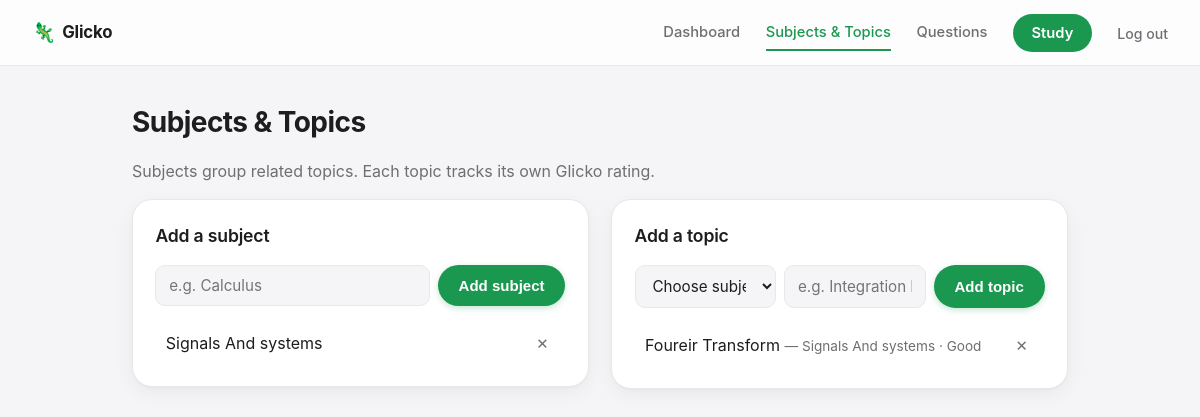
The page /manage (signed in) on the database its author committed.
### tables this page shows
CREATE TABLE subjects (
    id INTEGER PRIMARY KEY AUTOINCREMENT,
    user_id INTEGER REFERENCES users(id) ON DELETE CASCADE,
    name TEXT NOT NULL,
    UNIQUE(user_id, name)
);

CREATE TABLE topics (
    id INTEGER PRIMARY KEY AUTOINCREMENT,
    subject_id INTEGER NOT NULL REFERENCES subjects(id) ON DELETE CASCADE,
    name TEXT NOT NULL,
    rating REAL NOT NULL DEFAULT 1500,
    rd REAL NOT NULL DEFAULT 350,
    last_update TEXT,
    pending_results TEXT NOT NULL DEFAULT '[]',
    UNIQUE(subject_id, name)
);

### app.py (the view)
@app.route('/manage')
@login_required
def manage():
    uid = session['user_id']
    conn = db.get_db()
    subjects = conn.execute("SELECT * FROM subjects WHERE user_id = ? ORDER BY name", (uid,)).fetchall()
    topics = conn.execute(
        "SELECT topics.*, subjects.name AS subject_name FROM topics "
        "JOIN subjects ON subjects.id = topics.subject_id WHERE subjects.user_id = ? "
        "ORDER BY subjects.name, topics.name", (uid,)
    ).fetchall()
    conn.close()
    return render_template('manage.html', subjects=subjects, topics=topics)

### auth.py (called while the page is built)
def login_required(view):
    @wraps(view)
    def wrapped(*args, **kwargs):
        if not session.get('user_id'):
            return redirect(url_for('login', next=request.path))
        return view(*args, **kwargs)
    return wrapped

### db.py (called while the page is built)
def get_db():
    conn = sqlite3.connect(DB_PATH)
    conn.row_factory = sqlite3.Row
    conn.execute("PRAGMA foreign_keys = ON")
    return conn

### labels.py (called while the page is built)
def rating_label(rating):
    for lo, hi, label, css in TIERS:
        if lo <= rating < hi:
            return label, css
    return "Excellent", "tier-excellent"

### templates/manage.html (shortened to what this page needs)
{% extends "base.html" %}
{% block content %}
<h1>Subjects &amp; Topics</h1>
<p class="muted">Subjects group related topics. Each topic tracks its own Glicko rating.</p>
<div class="two-col">
  <section class="panel">
    <h2>Add a subject</h2>
    <form method="post" action="{{ url_for('add_subject') }}" class="inline-form">
      <input type="text" name="name" placeholder="e.g. Calculus" required>
      <button type="submit" class="btn btn-primary">Add subject</button>
    </form>
    <ul class="simple-list">
      {% for s in subjects %}
      <li>
        <span>{{ s.name }}</span>
        <form method="post" action="{{ url_for('delete_subject', subject_id=s.id) }}"
              onsubmit="return confirm('Delete this subject and all its topics/questions?');">
          <button type="submit" class="btn-icon" title="Delete">✕</button>
        </form>
      </li>
      {% else %}
      <li class="muted">No subjects yet.</li>
      {% endfor %}
    </ul>
  </section>
  <section class="panel">
    <h2>Add a topic</h2>
    <form method="post" action="{{ url_for('add_topic') }}" class="inline-form">
      <select name="subject_id" required>
        <option value="" disabled selected>Choose subject</option>
      </select>
      <input type="text" name="name" placeholder="e.g. Integration by parts" required>
      <button type="submit" class="btn btn-primary">Add topic</button>
    </form>
    <ul class="simple-list">
      {% for t in topics %}
      <li>
        <span>{{ t.name }} <span class="muted small">— {{ t.subject_name }} · {{ rating_label(t.rating)[0] }}</span></span>
        <form method="post" action="{{ url_for('delete_topic', topic_id=t.id) }}"
              onsubmit="return confirm('Delete this topic and all its questions?');">
          <button type="submit" class="btn-icon" title="Delete">✕</button>
        </form>
      </li>
      {% else %}
      <li class="muted">No topics yet.</li>
      {% endfor %}
    </ul>
  </section>
</div>
{% endblock %}

### static/style.css (style rules this page uses)
:root { --bg: #f5f5f7; --card: #ffffff; --text: #1d1d1f; --muted: #6e6e73; --border: #e8e8ea; --primary: #1a9850; --primary-dark: #147a40; --primary-light: #eaf8ef; --primary-tint: #d7f2e2; --red: #d92d20; --amber: #b45309; --green-deep: #0f5132; --radius-lg: 20px; --radius-md: 14px; --radius-sm: 10px; --shadow-card: 0 1px 2px rgba(0, 0, 0, 0.03), 0 6px 20px rgba(0, 0, 0, 0.05); --shadow-pop: 0 4px 10px rgba(0, 0, 0, 0.06), 0 14px 36px rgba(0, 0, 0, 0.08); }
* { box-sizing: border-box; }
body { margin: 0; font-family: -apple-system, BlinkMacSystemFont, 'SF Pro Text', 'Inter', sans-serif; background: var(--bg); color: var(--text); line-height: 1.5; -webkit-font-smoothing: antialiased; }
h1 { font-size: 1.75rem; font-weight: 700; letter-spacing: -0.02em; margin: 0 0 0.3rem; }
h2 { font-size: 1.1rem; font-weight: 600; letter-spacing: -0.01em; margin: 0 0 1rem; }
.muted { color: var(--muted); }
.small { font-size: 0.85rem; }
.two-col { display: grid; grid-template-columns: 1fr 1fr; gap: 1.4rem; align-items: start; }
.panel { background: var(--card); border: 1px solid var(--border); border-radius: var(--radius-lg); padding: 1.4rem; box-shadow: var(--shadow-card); }
.inline-form { display: flex; gap: 0.5rem; margin-bottom: 1rem; flex-wrap: wrap; }
.inline-form input, .inline-form select { flex: 1; min-width: 120px; }
input, select, textarea { font-family: inherit; font-size: 0.95rem; padding: 0.62rem 0.8rem; border: 1px solid var(--border); border-radius: var(--radius-sm); background: var(--bg); color: var(--text); }
.btn { display: inline-block; border: none; border-radius: 999px; padding: 0.65rem 1.3rem; font-weight: 600; font-size: 0.94rem; cursor: pointer; text-decoration: none; text-align: center; transition: transform 0.06s ease, background 0.15s ease, box-shadow 0.15s ease; }
.btn-primary { background: var(--primary); color: white; box-shadow: 0 2px 6px rgba(26, 152, 80, 0.25); }
.btn-icon { background: transparent; border: none; color: var(--muted); cursor: pointer; font-size: 0.92rem; padding: 0.2rem 0.4rem; border-radius: 8px; }
.simple-list { list-style: none; padding: 0; margin: 0; display: flex; flex-direction: column; gap: 0.25rem; max-height: 320px; overflow-y: auto; }
.simple-list li { display: flex; justify-content: space-between; align-items: center; padding: 0.55rem 0.65rem; border-radius: var(--radius-sm); }

### rows shown on the page
subjects: name "Signals And systems"
topics: name "Foureir Transform", subject_name "Signals And systems", rating "Good"
